Frame 1 (no input): blank canvas, image omitted
Frame 60 (no input): blank canvas, image omitted
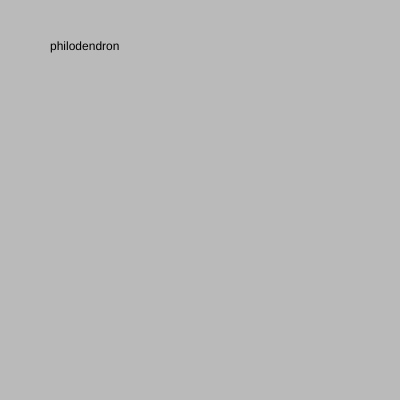
Frame 120 (the mouse pressed at the canvas centre since frame 60)

The p5.js sketch whose frames 1 and 60 were blank and that drew this single picture after the mouse press (run headless with seeded random() and noise() and a simulated clock; from frame 60 on, the mouse is pressed at the canvas centre):

// p5.js sketch
// ── sketch.js
//types of houseplants
let plants = [{
  name: "anthurium",
  color: "black king"
}, {
  name: "philodendron",
  color: "green congo"
}, {
  name: "calathea",
  color: "white fusion"
}, {
  name: "pothos",
  color: "grey feather"
}, {
  name: "peperomia",
  color: "striped one"
}, {
  name: "hoya",
  color: "murky splash"
}];
// plants[1] = "philodendron leaf"
// console.log(plants);
//
// console.log("initial array is " + plants)
// console.log(plants);
//
// plants.splice(2, 2);
// console.log("array after splice")
// console.log(plants);


let randomIndex;

function setup() {
  createCanvas(400, 400);
  background(220);

// pull a random integer from objects:
// console.log(random(5));
// console.log(plants[int(random(5))]);

}

function draw() {
}

function mousePressed() {
  background(random(150,200));
  randomIndex= int(random(plants.length));
  text(plants[randomIndex].name, 50,50);
  plants.splice(randomIndex, 1);
}
